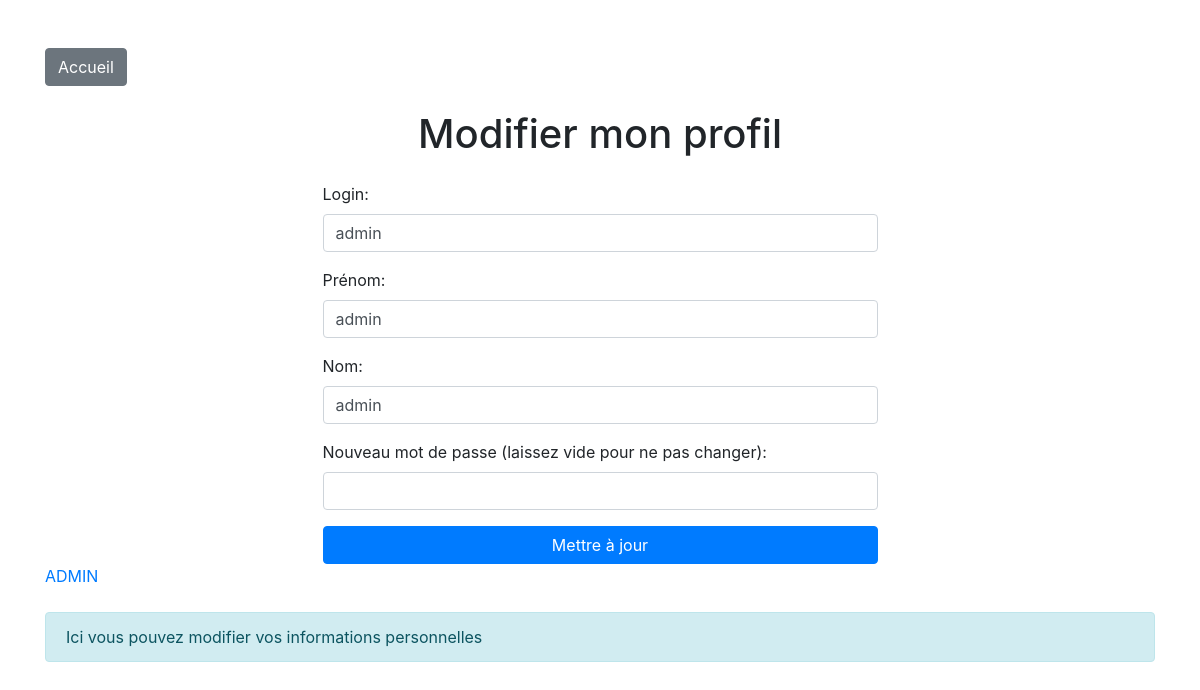
Page /profil.php (signed in) on the committed database.
### tables this page shows
CREATE TABLE `utilisateurs` (
  `id` int NOT NULL,
  `login` varchar(255) NOT NULL,
  `prenom` varchar(255) NOT NULL,
  `nom` varchar(255) NOT NULL,
  `password` varchar(255) NOT NULL
);

### profil.php (the view, shortened to what this page needs)
<?php
$message = 'Ici vous pouvez modifier vos informations personnelles';
$user_id = $_SESSION['user_id'];
$mysqli = new mysqli("localhost", "root", "", "moduleconnexion");
$request = $mysqli->prepare("SELECT login, prenom, nom FROM utilisateurs WHERE id = ?");
$request->bind_param("i", $user_id);
$request->execute();
$result = $request->get_result();
$user_data = $result->fetch_assoc();
?>
<!DOCTYPE html>
<html lang="fr">
<head>
    <link href="https://stackpath.bootstrapcdn.com/bootstrap/4.5.2/css/bootstrap.min.css" rel="stylesheet">
</head>
<body>
    <div class="container mt-5">
        <a href="./index.php" class="btn btn-secondary mb-4">Accueil</a>
        <h1 class="text-center">Modifier mon profil</h1>
        <form method="post" action="profil.php" class="w-50 mx-auto mt-4">
            <div class="form-group">
                <label for="login">Login:</label>
                <input type="text" id="login" name="login" class="form-control" value="<?php echo htmlspecialchars($user_data['login']); ?>" required>
            </div>
            <div class="form-group">
                <label for="prenom">Prénom:</label>
                <input type="text" id="prenom" name="prenom" class="form-control" value="<?php echo htmlspecialchars($user_data['prenom']); ?>" required>
            </div>
            <div class="form-group">
                <label for="nom">Nom:</label>
                <input type="text" id="nom" name="nom" class="form-control" value="<?php echo htmlspecialchars($user_data['nom']); ?>" required>
            </div>
            <div class="form-group">
                <label for="mot_de_passe">Nouveau mot de passe (laissez vide pour ne pas changer):</label>
                <input type="password" id="mot_de_passe" name="mot_de_passe" class="form-control">
            </div>
            <button type="submit" class="btn btn-primary btn-block">Mettre à jour</button>
        </form>
        <?php
        if ($_SESSION['user_id'] == 1) {
        echo "<a href='./admin.php'>";
        echo "ADMIN";
        echo "</a>";
        }
         ?>
        <?php if ($message): ?>
            <div class="alert alert-info mt-4" role="alert">
                <?php echo htmlspecialchars($message); ?>
            </div>
        <?php endif; ?>
    </div>
</body>
</html>

### rows in the picture
utilisateurs: login "admin", prenom "admin", nom "admin"

### other values in the picture
$message "Ici vous pouvez modifier vos informations personnelles"
